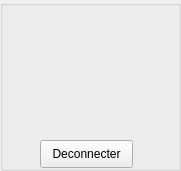
   <widget class="QGroupBox" name="groupBox">
    <property name="geometry">
     <rect>
      <x>0</x>
      <y>340</y>
      <width>181</width>
      <height>171</height>
     </rect>
    </property>
    <property name="styleSheet">
     <string notr="true"/>
    </property>
    <property name="title">
     <string/>
    </property>
    <widget class="QLabel" name="usernamegen">
     <property name="geometry">
      <rect>
       <x>70</x>
       <y>90</y>
       <width>91</width>
       <height>16</height>
      </rect>
     </property>
     <property name="text">
      <string/>
     </property>
    </widget>
    <widget class="QLabel" name="label_2">
     <property name="geometry">
      <rect>
       <x>10</x>
       <y>70</y>
       <width>51</width>
       <height>51</height>
      </rect>
     </property>
     <property name="text">
      <string/>
     </property>
     <property name="pixmap">
      <pixmap resource="GFX.qrc">:/blankprofile.png</pixmap>
     </property>
     <property name="scaledContents">
      <bool>true</bool>
     </property>
    </widget>
    <widget class="QPushButton" name="pushButton">
     <property name="geometry">
      <rect>
       <x>40</x>
       <y>140</y>
       <width>93</width>
       <height>28</height>
      </rect>
     </property>
     <property name="text">
      <string>Deconnecter</string>
     </property>
    </widget>
    <widget class="QLabel" name="rfidnom">
     <property name="geometry">
      <rect>
       <x>10</x>
       <y>10</y>
       <width>61</width>
       <height>20</height>
      </rect>
     </property>
     <property name="text">
      <string/>
     </property>
    </widget>
    <widget class="QLabel" name="rfidprenom">
     <property name="geometry">
      <rect>
       <x>90</x>
       <y>10</y>
       <width>61</width>
       <height>20</height>
      </rect>
     </property>
     <property name="text">
      <string/>
     </property>
    </widget>
   </widget>
